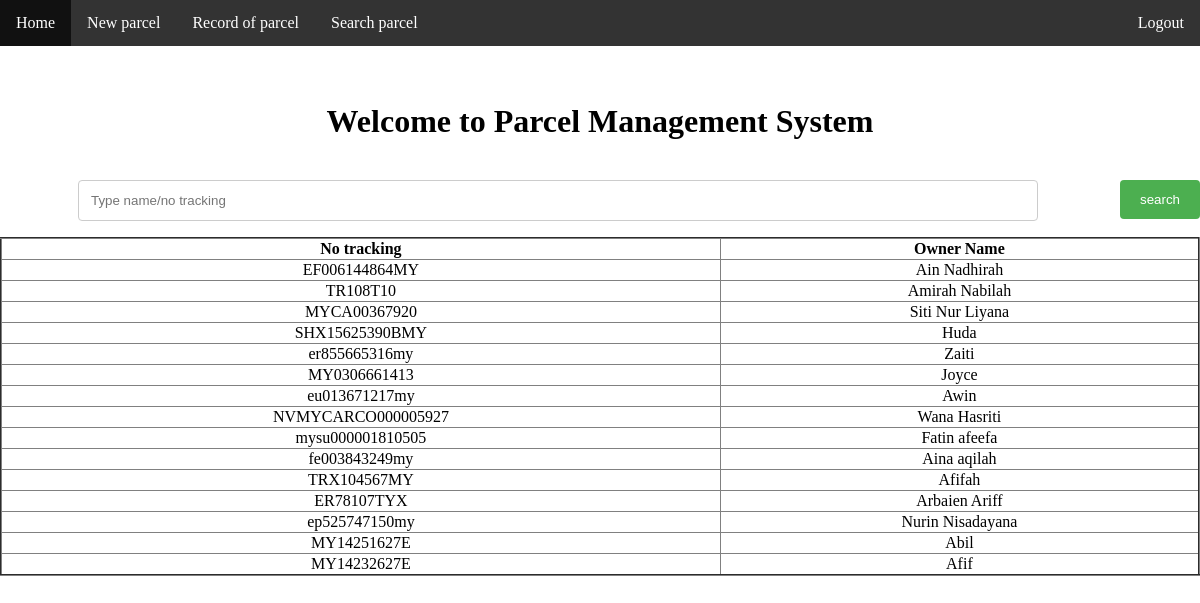
The page / on the database its author committed.
### tables this page shows
CREATE TABLE `parcel_info` (
  `id` int(11) NOT NULL,
  `studID` varchar(150) NOT NULL,
  `date` date NOT NULL,
  `no_track` varchar(50) NOT NULL,
  `status` varchar(50) NOT NULL,
  `stud_address` varchar(100) NOT NULL,
  `penalty` int(50) NOT NULL
);

CREATE TABLE `student` (
  `studId` varchar(150) NOT NULL,
  `studName` varchar(500) NOT NULL,
  `telPhone` varchar(15) NOT NULL
);

### index.php (the view, shortened to what this page needs)
<!DOCTYPE html>
<html>
<?php include("includes/db.php"); ?>
</head>
<body>
<ul>
  <li><a class="active" href="index.php">Home</a></li>
  <li><a href="insert.php">New parcel</a></li>
  <li><a href="view_parcel.php">Record of parcel</a></li>
  <li><a href="search.php">Search parcel</a></li>
 <li style="float:right"><a href="logout.php">Logout</a></li>
</ul>
<br></br>
<center><div>
<body>
  <h1>Welcome to Parcel Management System</h1>
  <br>
  <div align="center" style="scroll-behavior: auto;">
    <form action="" method="GET">
<input type="text" placeholder="Type name/no tracking " name="search">&nbsp;
<input type="submit" value="search" name="btn" class="btn btn-sm btn-primary">
</form></center>
<table width="100%" border="2" style="border-collapse:collapse;">
<thead>
<tr>
  <th><strong>No tracking</strong></th>
  <th><strong>Owner Name</strong></th>
</thead>
<tbody>
<?php
$count=1;
$sql = "SELECT * FROM parcel_info INNER JOIN student ON parcel_info.studID = student.studId WHERE status = 'pending'";
$result = $con->query($sql);
while($row = $result->fetch_assoc()) {
?>
<tr>
<td align="center"><?php echo $row['no_track']; ?></td>
<td align="center"><?php echo $row['studName']; ?></td>
</tr>
<?php $count++; } ?>
</tbody>
</table>
</body>
</html>

### index.php (style rules this page uses)
body { margin: 0; }
ul { list-style-type: none; margin: 0; padding: 0; overflow: hidden; background-color: #333; }
li { float: left; }
li a { display: block; color: white; text-align: center; padding: 14px 16px; text-decoration: none; }
* { box-sizing: border-box; }
input[type=text], select, textarea { width: 80%; padding: 12px; border: 1px solid #ccc; border-radius: 4px; resize: vertical; }
input[type=submit] { background-color: #4CAF50; color: white; padding: 12px 20px; border: none; border-radius: 4px; cursor: pointer; float: right; }

### rows shown on the page
parcel_info: no_track "EF006144864MY", studID.studName "Ain Nadhirah"
parcel_info: no_track "TR108T10", studID.studName "Amirah Nabilah"
parcel_info: no_track "MYCA00367920", studID.studName "Siti Nur Liyana"
parcel_info: no_track "SHX15625390BMY", studID.studName "Huda"
parcel_info: no_track "er855665316my", studID.studName "Zaiti"
parcel_info: no_track "MY0306661413", studID.studName "Joyce"
parcel_info: no_track "eu013671217my", studID.studName "Awin"
parcel_info: no_track "NVMYCARCO000005927", studID.studName "Wana Hasriti"
parcel_info: no_track "mysu000001810505", studID.studName "Fatin afeefa"
parcel_info: no_track "fe003843249my", studID.studName "Aina aqilah"
parcel_info: no_track "TRX104567MY", studID.studName "Afifah"
parcel_info: no_track "ER78107TYX", studID.studName "Arbaien Ariff"
parcel_info: no_track "ep525747150my", studID.studName "Nurin Nisadayana"
parcel_info: no_track "MY14251627E", studID.studName "Abil"
parcel_info: no_track "MY14232627E", studID.studName "Afif"
